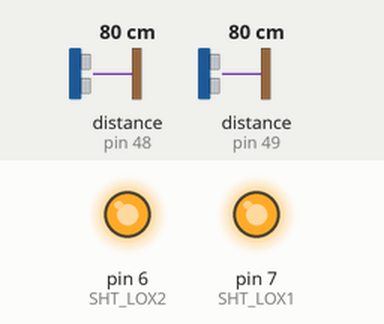
Recording of a sketch running on a simulated Arduino Uno, built with avr-gcc and run on an emulated ATmega328P. Shown: output pins drawn as LEDs (lit = HIGH). Inputs (shaded band) come from the test bench; at power-on: distance to the obstacle (sensors on pin 48, pin 49) 80 cm. What the sketch prints to the serial monitor is not drawn.

Above: at 1.2 s.
1.3 s: distance to the obstacle (sensor on pin 48) set to 2 cm
Timing chart, 0 to 4.3 s (numbered marks = the images above; inputs shaded):
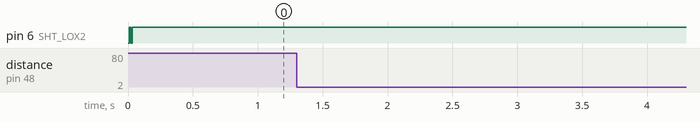

The sketch:

implementation_states.ino
```cpp
#include "Adafruit_VL53L0X.h"
// amount of time for registering is (8 x (40 ms sensor time x two sensors)) = 640 ms
#define MAX_COUNTER_VALUE 8

// address we will assign if dual sensor is present
#define LOX1_ADDRESS 0x30
#define LOX2_ADDRESS 0x31

// set the pins to shutdown
#define SHT_LOX1 7
#define SHT_LOX2 6
//#define TOF_1_GPIO_PIN    5
//#define TOF_2_GPIO_PIN    9

// objects for the vl53l0x
Adafruit_VL53L0X lox1 = Adafruit_VL53L0X();
Adafruit_VL53L0X lox2 = Adafruit_VL53L0X();

// this holds the measurement
VL53L0X_RangingMeasurementData_t measure1;
VL53L0X_RangingMeasurementData_t measure2;

class State {
  protected:
    bool is_state_done;
    uint8_t counter;
  public:
    State() : is_state_done(false), counter(0) {
    }
    virtual void update(uint16_t measured_value_mm_left_sensor, uint16_t measured_value_mm_right_sensor);
    bool get_is_state_done() const {
      return is_state_done;
    }
    void set_is_state_done( bool new_is_state_done) {
      is_state_done = new_is_state_done;
    }
};

class Food_presented : public State {
  public:
    void update(uint16_t measured_value_mm_left_sensor, uint16_t measured_value_mm_right_sensor) override {
      // Calculate the avarage from the two sensor measurements.
      uint16_t final_measure_mm = (measured_value_mm_left_sensor + measured_value_mm_right_sensor) / 2;

      // When the avarage, is not fitting in the current state, check if on the two sensor values still are.
      if (final_measure_mm <= 360 || final_measure_mm >= 800) {
        // If sensor measurement value left is still fitting in the current state, we take this as the final measure.
        if (measured_value_mm_left_sensor >= 360 && measured_value_mm_left_sensor <= 800) {
          final_measure_mm = measured_value_mm_left_sensor;
        }
        // If sensor measurement value right is still fitting in the current state, we take this as the final measure.
        if (measured_value_mm_right_sensor >= 360 && measured_value_mm_right_sensor <= 800) {
          final_measure_mm = measured_value_mm_right_sensor;
        }
      }

      // Check if the measured value is fitting in the current state.
      if (final_measure_mm < 360 || final_measure_mm > 800) {
        counter++;
      } else {
        counter = 0;
      }

      if (counter >= MAX_COUNTER_VALUE) {
        is_state_done = true;
        counter = 0;
      }
    }
};

class Idle : public State {
  public:
    void update(uint16_t measured_value_mm_left_sensor, uint16_t measured_value_mm_right_sensor) override {
      // Calculate the avarage from the two sensor measurements.
      uint16_t final_measure_mm = (measured_value_mm_left_sensor + measured_value_mm_right_sensor) / 2;

      // When the avarage, is not fitting in the current state, check if on the two sensor values still are.
      if (final_measure_mm >= 360 && final_measure_mm <= 800) {
        // If sensor measurement value left is still fitting in the current state, we take this as the final measure.
        if (measured_value_mm_left_sensor < 360 || measured_value_mm_left_sensor > 800) {
          final_measure_mm = measured_value_mm_left_sensor;
        }
        // If sensor measurement value right is still fitting in the current state, we take this as the final measure.
        if (measured_value_mm_right_sensor < 360 || measured_value_mm_right_sensor > 800) {
          final_measure_mm = measured_value_mm_right_sensor;
        }
      }

      if (final_measure_mm >= 360 && final_measure_mm <= 800) {
        counter++;
      } else {
        counter = 0;
      }

      if (counter >= MAX_COUNTER_VALUE) {
        is_state_done = true;
        counter = 0;
      }
    }
};

Idle idle;
Food_presented food_presented;
State* state;
bool is_state_idle = true;


void setID() {
  // all reset
  digitalWrite(SHT_LOX1, LOW);
  digitalWrite(SHT_LOX2, LOW);
  delay(10);
  // all unreset
  digitalWrite(SHT_LOX1, HIGH);
  digitalWrite(SHT_LOX2, HIGH);
  delay(10);

  // activating LOX1 and reseting LOX2
  digitalWrite(SHT_LOX1, HIGH);
  digitalWrite(SHT_LOX2, LOW);

  // initing LOX1
  if(!lox1.begin(LOX1_ADDRESS)) {
    Serial.println(F("Failed to boot first VL53L0X"));
    while(1);
  }
  delay(10);

  // activating LOX2
  digitalWrite(SHT_LOX2, HIGH);
  delay(10);

  //initing LOX2
  if(!lox2.begin(LOX2_ADDRESS)) {
    Serial.println(F("Failed to boot second VL53L0X"));
    while(1);
  }
}


void setup() {
  state = &idle;
   Serial.begin(115200);
  // wait until serial port opens for native USB devices
  while (! Serial) { delay(1); }

  pinMode(SHT_LOX1, OUTPUT);
  pinMode(SHT_LOX2, OUTPUT);

  Serial.println("Shutdown pins inited...");

  digitalWrite(SHT_LOX1, LOW);
  digitalWrite(SHT_LOX2, LOW);

  Serial.println("Both in reset mode...(pins are low)");

  Serial.println("Starting...");
  setID();
}

void loop() {
  lox1.rangingTest(&measure1, false); // pass in 'true' to get debug data printout!
  lox2.rangingTest(&measure2, false); // pass in 'true' to get debug data printout!

  uint16_t measured_value_mm_sensor_left = measure1.RangeMilliMeter;
  uint16_t measured_value_mm_sensor_right = measure2.RangeMilliMeter;

  state->update(measured_value_mm_sensor_left, measured_value_mm_sensor_right);

  if (state->get_is_state_done()) {
    state->set_is_state_done(false);
    if (is_state_idle) {
      state = &food_presented;
    } else {
      state = &idle;
    }
    is_state_idle = !is_state_idle;
  }

  if (is_state_idle) {
    Serial.println("Current state is Idle.");
  } else {
    Serial.println("Current state is Food presented.");
  }
}
```

Measured:
- after the input at 1.3 s, every drawn part: stays the same
